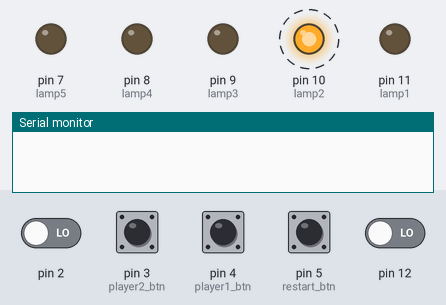
Recording of a program running on a simulated Arduino Nano, built with avr-gcc and run on an emulated ATmega328P. Shown: output pins drawn as LEDs (lit = HIGH), the last lines printed to the serial monitor. Dashed ring = blinking. Inputs (shaded band) come from the test bench; at power-on: pin 3 (player2_btn), pin 4 (player1_btn), pin 5 (restart_btn) HIGH, pin 2, pin 12 LOW.

Above: at 1.2 s.
1.3 s: pin 5 (restart_btn) pulled LOW for 0.15 s
At 1.67 s:
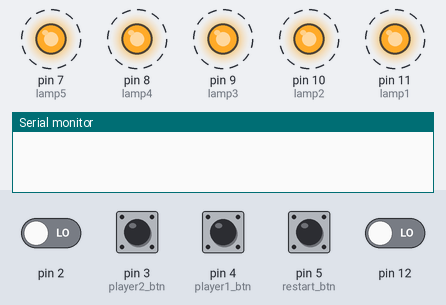
4.4 s: pin 3 (player2_btn) pulled LOW for 0.15 s
At 5.9 s:
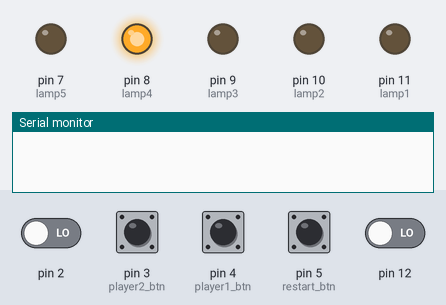
6.2 s: pin 3 (player2_btn) pulled LOW for 1 s
At 7.9 s:
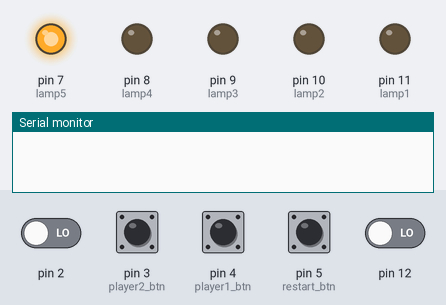
8.7 s: pin 3 (player2_btn) pulled LOW for 0.15 s
At 11.6 s:
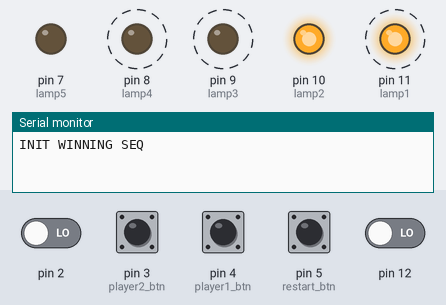
11.8 s: pin 4 (player1_btn) pulled LOW for 0.15 s
At 12.8 s:
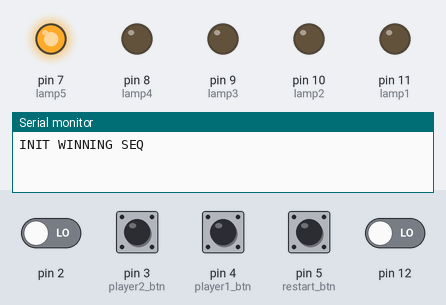
13.6 s: pin 4 (player1_btn) pulled LOW for 1 s
At 15.9 s:
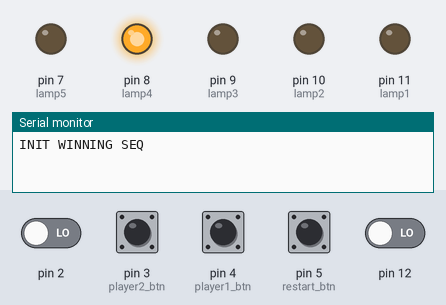
Timing chart, 0 to 17.1 s (numbered marks = the images above; inputs shaded):
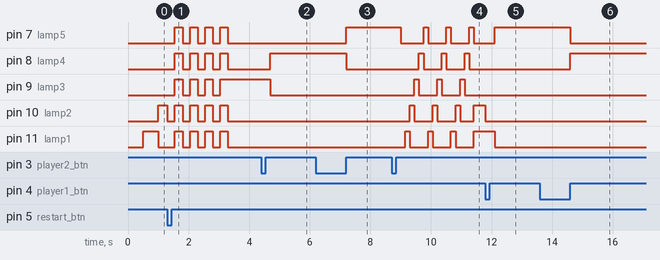

Measured:
- after the input at 1.3 s, pin 8 (lamp4), pin 11 (lamp1): alternates HIGH for 0.25 s and LOW for 0.25 s, 8 changes in all, then stays LOW, starting after 0.25 s; pin 9 (lamp3): alternates HIGH for 0.25 s and LOW for 0.25 s, 7 changes in all, then stays HIGH, starting after 0.25 s
- after the input at 4.4 s, pin 8 (lamp4): LOW → HIGH after 0.30 s; pin 9 (lamp3): HIGH → LOW after 0.30 s
- after the input at 6.2 s, pin 7 (lamp5): LOW → HIGH after 1.0 s; pin 8 (lamp4): HIGH → LOW after 1.0 s
- after the input at 8.7 s, pin 7 (lamp5): HIGH → LOW after 0.30 s, then repeats every 0.75 s: HIGH 0.15 s, LOW 0.60 s; pin 8 (lamp4): alternates HIGH for 0.15 s and LOW for 0.60 s, starting after 0.90 s
- after the input at 11.8 s, pin 7 (lamp5): LOW → HIGH after 0.30 s
- after the input at 13.6 s, pin 7 (lamp5): HIGH → LOW after 1.0 s; pin 8 (lamp4): LOW → HIGH after 1.0 s
- by itself, pin 7 (lamp5): alternates HIGH for 0.25 s and LOW for 0.25 s, 8 changes in all, then stays LOW
- by itself, pin 10 (lamp2): alternates HIGH for 0.25 s and LOW for 0.25 s, 9 changes in all, then stays LOW

The program:

main.cpp
```cpp
#include <Arduino.h>

/* ===================================================================================
*  >> Firmware für Ringspiel <<
*  Benutzte Hardware:
*    - Arduino Nano
*    - Mosfets https://www.infineon.com/cms/en/product/power/mosfet/n-channel/irfz44n/
*    - Zwischen den Haken und den Input Pins hängt ein RC-Tiefpass (+- 100Hz)
*
*  Softwarestruktur:
*    - Zustandsautomat basierend auf STATE_t
*    - Zustände: Waiting for Game > Spiel kann über 'restart_btn' gestartet werden. Animation läuft auf Dauerschleife.
*                Game Running     > Spiel kann mit 'restart_btn' neugestartet werden. Wenn abs(spielstand) >= 3 wird zu Winner Display gewechselt.
*                Winner Display   > Spiel kann auch hier neugestartet werden. Siegeranimation läuft auf Dauerschleife.
*    - Animationen laufen meist nicht-blockierend in Abhängigkeit zum Zustand
*
*  Ein original Brainchild von
*  @author Aleksander Stepien (c) 2023
*
*  Lizenziert unter GNU GPL-3.0
* =================================================================================== */

/*********************************************/
/* Pinout für Arduino Nano und Hardware Defs */
/*********************************************/

/*
 *              Lampe1          Lampe 2         Lampe3          Lampe4          Lampe5
 *      --------------------------------------------------------------------------------------
 *           |                                    ||                                    |
 *           |                                    ||                                    |
 *           |                                    ||                                    |
 *           |                                    ||                                    |
 *           o                                    ||                                    o
 *        Spieler1                                ||                                 Spieler2
 *                                              ,_||_,
 *                                                ||
 *                          ----------------------------------------------
 */

#define lamp1 11
#define lamp2 10
#define lamp3 9
#define lamp4 8
#define lamp5 7
#define hook1 12
#define hook2 2
#define restart_btn 5
#define player1_btn 4
#define player2_btn 3
#define DEBOUNCE_TIME 300            // in ms
#define HOOK_DEBOUNCE_TIME 100       // in ms => Software Tiefpass auf 10Hz
#define HOOK_RESET_DEBOUNCE_TIME 500 // in ms

/*********************************************/
/*  ENUM                                     */
/*********************************************/

typedef enum STATE
{
    WAITING_FOR_GAME = 1,
    GAME_RUNNING = 2,
    WINNER_DISPLAY = 3
} STATE_t;

// Ein Byte durch das Lichter-Hardware abstrahiert wird.
typedef enum CHANDELIER
{
    D_LAMPS_OFF = 0,
    D_LAMP1 = 0x1,
    D_LAMP2 = 0x2,
    D_LAMP3 = 0x4,
    D_LAMP4 = 0x8,
    D_LAMP5 = 0x10,
    D_LAMPS_P1 = B00000011,
    D_LAMPS_P2 = B00011000,
    D_LAMPS_ALL = B00011111,
} CHANDELIER_t;

typedef enum PLAYER
{
    PLAYER_1 = 0,
    PLAYER_2 = 1
} PLAYER_t;

/*********************************************/
/*  Globale Variablen                         */
/*********************************************/

STATE_t state = WAITING_FOR_GAME; // Status des Spiels {1: kein laufendes Spiel, warten auf restart, Leuchtanimation
                                  //                    2: laufendes Spiel, Spielstand wird angezeigt, aknn auch manuell nachgestellt werden
                                  //                    3: Spiel wurde beendet, Gewinner wird angezeigt, nach 2 min in State 1 wechseln}
signed int spielstand = 0;        // Start-Spielstand:  Lampe in der Mitte leuchtet

/*********************************************/
/*  HELPER                                   */
/*********************************************/

/// @brief Schaltet lampen entsprechend der Binärdarstellung.
/// @param display Binärdarstellung der Lampen. 0 | 0 | 0 | lamp5 | lamp4 | lamp3 | lamp2 | lamp1
void writeToChandelier(CHANDELIER_t display)
{
    digitalWrite(lamp1, display & 0x1);
    digitalWrite(lamp2, (display & 0x2) >> 1);
    digitalWrite(lamp3, (display & 0x4) >> 2);
    digitalWrite(lamp4, (display & 0x8) >> 3);
    digitalWrite(lamp5, (display & 0x10) >> 4);
}

inline bool pressed(int pin)
{
    // Pullup => HIGH wenn nicht gedrückt
    return !(digitalRead(pin) == HIGH);
}

bool isP1Winner()
{
    return spielstand == -3;
}
bool isP2Winner()
{
    return spielstand == 3;
}

void addPointFor(PLAYER_t player)
{
    if (player == PLAYER_1)
        spielstand--;
    else
        spielstand++;

    if (spielstand > 3)
        spielstand = 3;
    if (spielstand < -3)
        spielstand = -3;
}

void removePointFor(PLAYER_t player)
{
    PLAYER_t spielerinverses = ((PLAYER_t)((((uint8_t)player) + 1) % 2)); // Addiere 1 auf und overflowe.
    addPointFor(spielerinverses);
}

/*********************************************/
/*  SEQUENZEN / ANZEIGE                      */
/*********************************************/

#define SEQUENCE_DELTA_RUNNINGLIGHT 500
#define SEQUENCE_COUNT_RUNNINGLIGHT 5

CHANDELIER_t sequenceRunningLight[] = {D_LAMP1, D_LAMP2, D_LAMP3, D_LAMP4, D_LAMP5};
uint8_t runningLightSequenceNumber = 0; // Position der leuchtenden Lampe

int runningLightSequenceDirection = 1;     // 1: von Spieler 1 nach Spieler 2; -1: von Spieler 2 nach Spieler 1
unsigned long runningLightTime = millis(); // Zeitvariable zum Wechseln der Lampen in State 1

// Sequenz läuft "asynchron"
void lampsRunningLight()
{
    if (runningLightTime + SEQUENCE_DELTA_RUNNINGLIGHT < millis())
    {
        runningLightTime = millis();
        // Sache anzeigen
        CHANDELIER_t scene = sequenceRunningLight[runningLightSequenceNumber];
        writeToChandelier(scene);
        // Vektor hochzählen oder überlaufen
        runningLightSequenceNumber += runningLightSequenceDirection;
        // Ändern der Richtung
        if (runningLightSequenceNumber >= SEQUENCE_COUNT_RUNNINGLIGHT - 1 || runningLightSequenceNumber <= 0)
            runningLightSequenceDirection = -1 * runningLightSequenceDirection; // Invertieren
    }
}

#define SEQUENCE_COUNT_NEWGAME 9
#define SEQUENCE_DELTA_NEWGAME 250 // in ms

// Diese Sequenz läuft synchron
void lampsNewGame()
{
    CHANDELIER_t sequenceNewGame[] = {D_LAMPS_OFF, D_LAMPS_ALL, D_LAMPS_OFF, D_LAMPS_ALL, D_LAMPS_OFF, D_LAMPS_ALL, D_LAMPS_OFF, D_LAMPS_ALL, D_LAMP3};
    uint8_t newGameSequenceNumber = 0; // Sequenz für neues Spiel
    while (newGameSequenceNumber < SEQUENCE_COUNT_NEWGAME)
    {
        CHANDELIER_t scene = sequenceNewGame[newGameSequenceNumber];
        writeToChandelier(scene);
        newGameSequenceNumber++;
        delay(SEQUENCE_DELTA_NEWGAME);
    }
}

void lampsSpielstand()
{
    switch (spielstand)
    {
    case -2:
        writeToChandelier(D_LAMP1);
        break;
    case -1:
        writeToChandelier(D_LAMP2);
        break;
    case 0:
        writeToChandelier(D_LAMP3);
        break;
    case 1:
        writeToChandelier(D_LAMP4);
        break;
    case 2:
        writeToChandelier(D_LAMP5);
        break;
    default:
        break;
    };
}

// SEQUENCE_COUNT_WINNER bestimmt, wieviele Einträge des Arrays benutzt werden.
#define SEQUENCE_COUNT_WINNER 16
#define SEQUENCE_DELTA_WINNER 150 // in ms

//
CHANDELIER_t sequenceWinnerP1[] = {D_LAMPS_OFF, D_LAMP5, D_LAMP4, D_LAMP3, D_LAMP2, D_LAMP1, D_LAMP5, D_LAMP4, D_LAMP3, D_LAMP2, D_LAMP1, D_LAMP5, D_LAMP4, D_LAMP3, D_LAMP2, D_LAMP1};
CHANDELIER_t sequenceWinner2P1[] = {D_LAMPS_P2, D_LAMPS_P2, D_LAMPS_P2, D_LAMPS_P2, D_LAMPS_OFF, D_LAMPS_OFF, D_LAMPS_OFF, D_LAMPS_OFF, D_LAMPS_P2, D_LAMPS_P2, D_LAMPS_P2, D_LAMPS_P2, D_LAMPS_OFF, D_LAMPS_OFF, D_LAMPS_OFF, D_LAMPS_OFF};
CHANDELIER_t sequenceWinnerP2[] = {D_LAMPS_OFF, D_LAMP1, D_LAMP2, D_LAMP3, D_LAMP4, D_LAMP5, D_LAMP1, D_LAMP2, D_LAMP3, D_LAMP4, D_LAMP5, D_LAMP1, D_LAMP2, D_LAMP3, D_LAMP4, D_LAMP5};
CHANDELIER_t sequenceWinner2P2[] = {D_LAMPS_P1, D_LAMPS_P1, D_LAMPS_P1, D_LAMPS_P1, D_LAMPS_OFF, D_LAMPS_OFF, D_LAMPS_OFF, D_LAMPS_OFF, D_LAMPS_P1, D_LAMPS_P1, D_LAMPS_P1, D_LAMPS_P1, D_LAMPS_OFF, D_LAMPS_OFF, D_LAMPS_OFF, D_LAMPS_OFF};

unsigned long winnerAnimationLightTime = millis(); // Animationslaufvariable für Gewinneranzeige
uint8_t winnerAnimationSequenceNumber = 0;         // Binärdarstellung von Lampe
bool sequenceStepWinner = 0;                       // 0: pfeil Animation, 1: dauerblinken
// Diese Sequenz läuft "asynchron"
void lampsWinner()
{
    if (winnerAnimationLightTime + SEQUENCE_DELTA_WINNER < millis())
    {
        winnerAnimationLightTime = millis();
        // Sache anzeigen
        CHANDELIER_t scene = (isP1Winner() ? (sequenceStepWinner == 1 ? sequenceWinner2P1[winnerAnimationSequenceNumber]
                                                                      : sequenceWinnerP1[winnerAnimationSequenceNumber])
                                           : (sequenceStepWinner == 1 ? sequenceWinner2P2[winnerAnimationSequenceNumber]
                                                                      : sequenceWinnerP2[winnerAnimationSequenceNumber]));
        writeToChandelier(scene);
        // State hochzählen oder überlaufen
        winnerAnimationSequenceNumber++;
        if (winnerAnimationSequenceNumber >= SEQUENCE_COUNT_WINNER)
        {
            sequenceStepWinner = 1;
        }
        winnerAnimationSequenceNumber %= SEQUENCE_COUNT_WINNER; // This is dirty but who cares now. Im sitting in the car towards Toms party lol.
    }
}

/*********************************************/
/* Spielmechanik                             */
/*********************************************/

#define WINNER_LIGHT_TIME 15000       // in ms => Dauer der Siegesanimation
unsigned long winnerLightTimeMillis = millis(); // Zeitvariable zum Wechseln von Gewinneranzeige auf runningLight (wie lange maximal laufend?)

void evaluateAndDisplayWinner()
{
    if (winnerLightTimeMillis + WINNER_LIGHT_TIME > millis())
    {
        // Zeit noch nicht ausgelaufen.
        lampsWinner();
    }
    else
    {
        // Animation is ausgelaufen gehe zurück zum Init Zustand.
        Serial.println("RESET");
        runningLightSequenceNumber = 0;
        runningLightSequenceDirection = 1;
        state = WAITING_FOR_GAME;
    }
}

unsigned long hookPressedTime[] = {0, 0};
unsigned long hookDepressedTime[] = {0, 0};
bool lastHookState[] = {false, false};
bool hookRegistered[] = {true, true};

void checkHook(PLAYER_t player)
{
    int pinToCheck = (player == PLAYER_1 ? hook1 : hook2);
    int i = (int)player;
    if (pressed(pinToCheck))
    {
        if (!lastHookState[i])
        {
            // Vorher noch nicht gedrückt
            hookPressedTime[i] = millis();
            lastHookState[i] = true;
        }
        if (!hookRegistered[i] && hookPressedTime[i] + HOOK_DEBOUNCE_TIME < millis())
        {
            // Haken lang genug eingehängt
            hookPressedTime[i] = millis();
            if (i == 0)
                addPointFor(PLAYER_1);
            else
                addPointFor(PLAYER_2);
            hookRegistered[i] = true;
        }
    }
    else
    {
        if (lastHookState[i])
        {
            // Vorher gedrückt
            lastHookState[i] = false;
            hookDepressedTime[i] = millis();
        }
        if (hookRegistered[i] && hookDepressedTime[i] + HOOK_RESET_DEBOUNCE_TIME < millis())
        {
            // Der haken wurde registriert.
            // Warte HOOK_RESET_DEBOUNCE_TIME und setze zurück
            hookDepressedTime[i] = millis();
            hookRegistered[i] = false;
        }
    }
}

// Evaluiere und wechsele Zustände basierend auf Inputs
void evaluateButtonsAndHooks()
{
    if (pressed(restart_btn))
    {
        lampsNewGame(); // Zeige kurze Feedback-Animation an
        spielstand = 0;
        state = GAME_RUNNING;
        delay(DEBOUNCE_TIME);
        while (pressed(restart_btn))
            delay(10);
    }
    if (state == GAME_RUNNING)
    {
        // Punktezählung
        checkHook(PLAYER_1);
        checkHook(PLAYER_2);
    }
    if (state == GAME_RUNNING || state == WINNER_DISPLAY)
    {
        if (pressed(player1_btn))
        {
            addPointFor(PLAYER_1);
            if (state == WINNER_DISPLAY)
            {
                state = GAME_RUNNING;
                writeToChandelier(D_LAMP1);
            }
            delay(DEBOUNCE_TIME);
            while (pressed(player1_btn))
                delay(10);
        }
        if (pressed(player2_btn))
        {
            addPointFor(PLAYER_2);
            if (state == WINNER_DISPLAY)
            {
                state = GAME_RUNNING;
                writeToChandelier(D_LAMP5);
            }
            delay(DEBOUNCE_TIME);
            while (pressed(player2_btn))
                delay(10);
        }
    }
}

/*********************************************/
/* Setup / Loop                              */
/*********************************************/
void setup()
{
    Serial.begin(9600);
    pinMode(lamp1, OUTPUT);
    pinMode(lamp2, OUTPUT);
    pinMode(lamp3, OUTPUT);
    pinMode(lamp4, OUTPUT);
    pinMode(lamp5, OUTPUT);

    pinMode(restart_btn, INPUT_PULLUP); // restart-Button für Neustart oder Reset des Spiels
    pinMode(player1_btn, INPUT_PULLUP); // Haken-Pin für Spieler 1
    pinMode(player2_btn, INPUT_PULLUP); // Haken-Pin für Spieler 2
}

void loop()
{
    // Auswerten von Änderungsbedingungen
    evaluateButtonsAndHooks();
    // checken, ob es einen Gewinner gibt.
    if (abs(spielstand) >= 3 && state == GAME_RUNNING)
    {
        winnerAnimationSequenceNumber = 0;
        sequenceStepWinner = 0;
        winnerLightTimeMillis = millis(); // Initialisiere maximale Auslaufzeit
        state = WINNER_DISPLAY;
        Serial.println("INIT WINNING SEQ");
    }
    // Zustandsbasierte Outputs
    switch (state)
    {
    case WAITING_FOR_GAME:
        lampsRunningLight();
        break;
    case GAME_RUNNING:
        lampsSpielstand();
        break;
    case WINNER_DISPLAY:
        evaluateAndDisplayWinner();
        break;
    default:
        break;
    };
}
```
